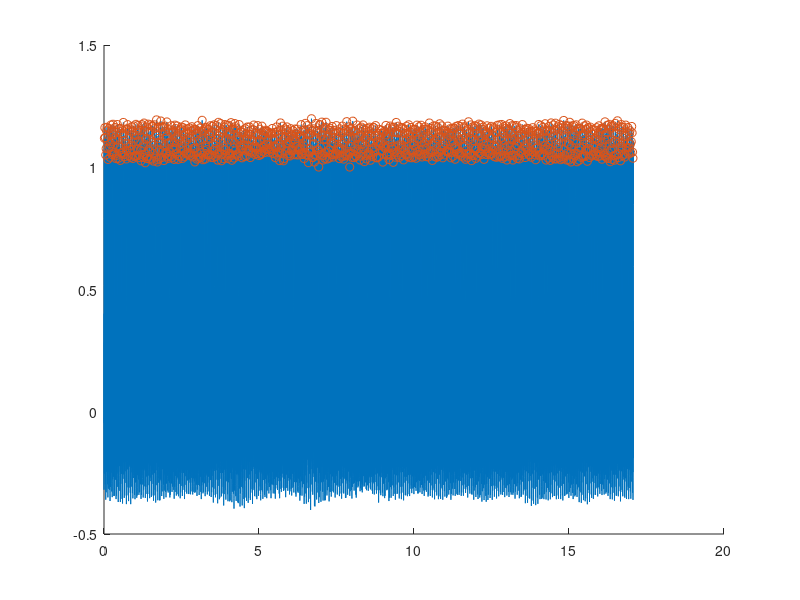
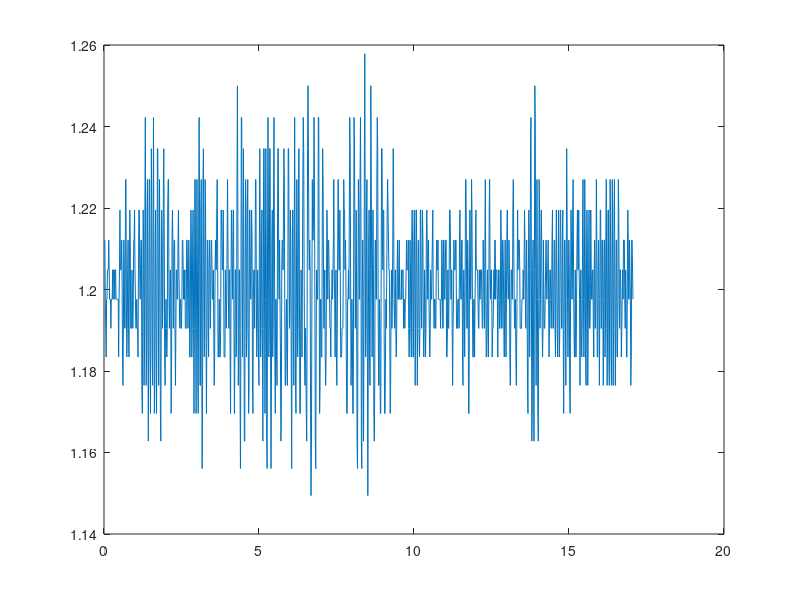

MATLAB code for these plots, in order: (Note: this script raises an error after producing the figures.)
% Dynamical diffusion map
% Please refer to Y.-T. Lin, J. Malik, H.-T. Wu (2019)
% This ECG data is generated from McSharry PE, Clifford GD, Tarassenko L,
% Smith L. (2003), https://physionet.org/content/ecgsyn/1.0.0/#files
clc; clear; close all;
addpath('../src', '../data')
load('FakeECG')
% sample frequency is 200
time = linspace(0, numel(ecg)/200, numel(ecg));

% plot R peak
figure
hold on
plot(time/60, ecg);
plot(time(rpeaksidx)/60, ecg(rpeaksidx), 'o')

instan_freq = 200./diff(rpeaksidx');
R_peak_time = time(rpeaksidx(2:end)');

% plot instantaneous frequency (reciprocal of RR interval)
figure
plot(R_peak_time/60, instan_freq)


% Apply DM by lag map
L = 7; % L-step lag map
num_eigvec = 3;
bandwidth = 0.06;

% preprocessing by L-step lag map
X_lag = [];
for i = 1:numel(instan_freq)-(L-1)
    X_lag = [X_lag; instan_freq(i:i+L-1)];
end

% apply dm
[U, S] = DMapBasic(X_lag, 800, num_eigvec, bandwidth);

figure
numofpts = size(U, 1);
jetcustom = jet(numofpts);
colormap(jetcustom)

hold on
for i = 1:numofpts
    plot3(U(i, 1), U(i, 2), U(i, 3), '.', 'Color',  jetcustom(i, :))
end
view([45, 30])

colormap(jetcustom)
cb = colorbar;
caxis([0, R_peak_time(end)/60])
ylabel(cb,'time direction (min) \rightarrow', 'Fontsize', 13)
title('Embedding lag map of reciprocal of RRI (freq)', 'Fontsize', 16, 'FontWeight', 'bold')
